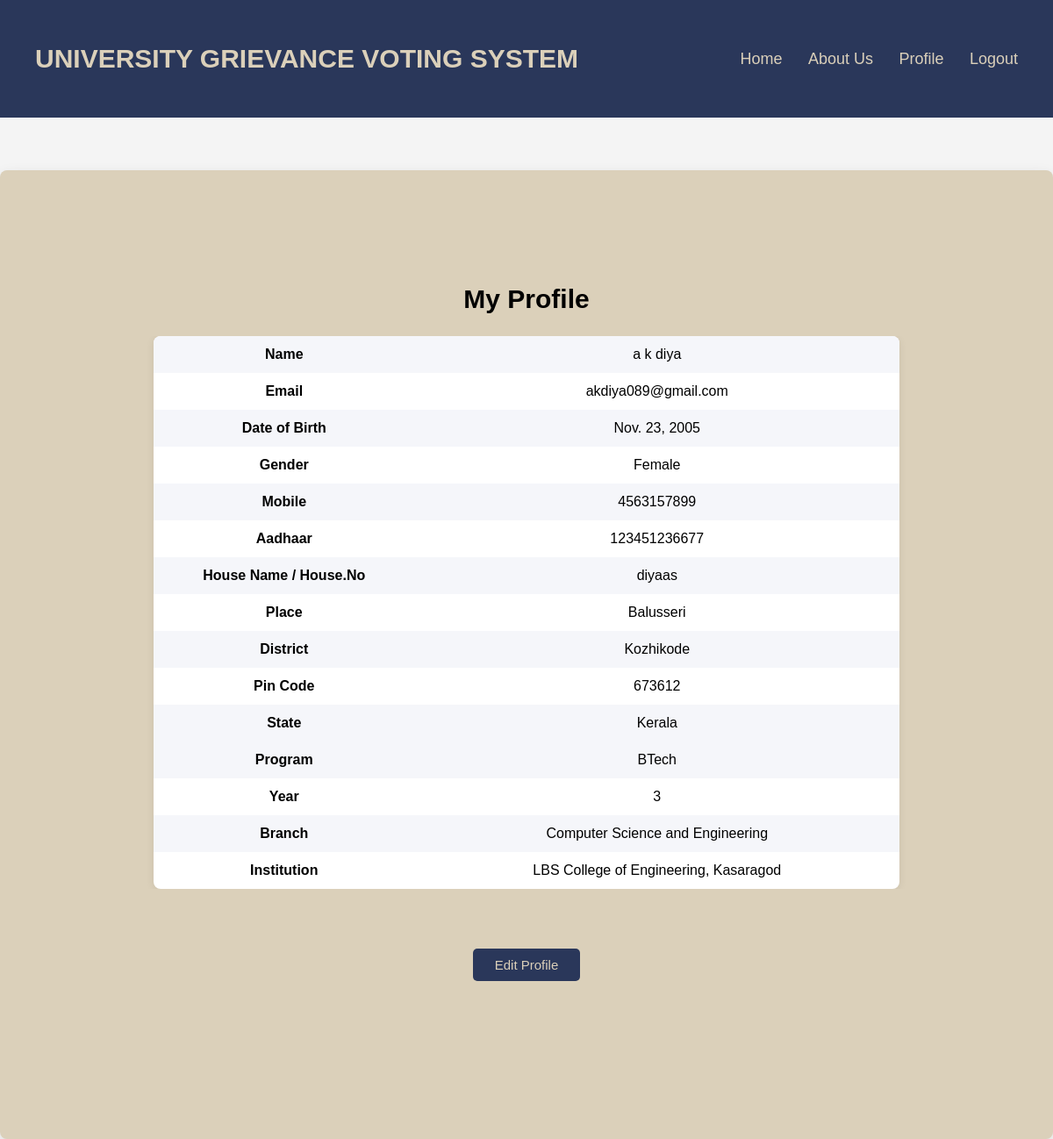
The page /profile/ (signed in) on the database its author committed.
### accounts/models.py (models this page shows, shortened)
class StudentProfile(models.Model):
    GENDER_CHOICES = (
        ('Male', 'Male'),
        ('Female', 'Female'),
        ('Other', 'Other'),
    )
    PROGRAM_CHOICES = (
        ('BTech', 'BTech'),
        ('MTech', 'MTech'),
        ('MCA', 'MCA'),
        ('BCA', 'BCA'),
    )
    BRANCH_CHOICES = (
        ('CSE', 'CSE'),
        ('Mech', 'Mech'),
        ('ECE', 'ECE'),
        ('EEE', 'EEE'),
        ('IT', 'IT'),
        ('CE', 'CE'),
    )
    YEAR_CHOICES = (('1', '1'), ('2', '2'), ('3', '3'), ('4', '4'))
    user = models.OneToOneField(CustomUser, on_delete=models.CASCADE)
    name = models.CharField(max_length=100)
    gender = models.CharField(max_length=10, choices=GENDER_CHOICES)
    dob = models.DateField()
    mobile = models.CharField(max_length=10)
    aadhaar = models.CharField(max_length=12)
    house_name = models.CharField(max_length=200)
    place = models.CharField(max_length=200)
    district = models.CharField(max_length=100)
    pin_code = models.CharField(max_length=6)
    state = models.CharField(max_length=100)
    program = models.CharField(max_length=20, choices=PROGRAM_CHOICES)
    year = models.CharField(max_length=20, choices=YEAR_CHOICES)
    branch = models.CharField(max_length=100, choices=BRANCH_CHOICES)
    institution = models.CharField(max_length=255)

class CustomUser(AbstractUser):
    username = None  # remove username completely
    email = models.EmailField(unique=True)
    ROLE_CHOICES = (
        ('student', 'Student'),
        ('admin', 'Admin'),
    )
    role = models.CharField(max_length=20, choices=ROLE_CHOICES, default='student')
    is_verified = models.BooleanField(default=False)
    USERNAME_FIELD = 'email'
    REQUIRED_FIELDS = []
    objects = CustomUserManager()

### accounts/views.py (the view)
# urls.py: path("profile/", views.profile_view, name="profile"),
@login_required
def profile_view(request):
    if getattr(request.user, "role", None) != "student":
        return redirect("dashboard")
    profile, created = StudentProfile.objects.get_or_create(user=request.user)
    return render(request, "profile.html", {"profile": profile})

### templates/profile.html
{% extends 'base.html' %}
{% block content %}
<div class="home-box">
<h2 style="font-size:30px; margin-bottom:25px; text-align:center;">
    My Profile
</h2>
<div style="overflow-x:auto;">
<table style="
        width:100%;
        max-width:850px;
        margin:auto;
        border-collapse:collapse;
        background:white;
        border-radius:8px;
        overflow:hidden;
        box-shadow:0 2px 10px rgba(0,0,0,0.08);
    ">
    <tbody>
        <tr style="background:#f5f6fa;">
            <td style="padding:12px 15px; width:35%; font-weight:600;">
                Name
            </td>
            <td style="padding:12px 15px;">
                {{ profile.name }}
            </td>
        </tr>
        <tr>
            <td style="padding:12px 15px; font-weight:600;">Email</td>
            <td style="padding:12px 15px;">{{ request.user.email }}</td>
        </tr>
        <tr style="background:#f5f6fa;">
            <td style="padding:12px 15px; font-weight:600;">Date of Birth</td>
            <td style="padding:12px 15px;">{{ profile.dob }}</td>
        </tr>
        <tr>
            <td style="padding:12px 15px; font-weight:600;">Gender</td>
            <td style="padding:12px 15px;">{{ profile.gender }}</td>
        </tr>
        <tr style="background:#f5f6fa;">
            <td style="padding:12px 15px; font-weight:600;">Mobile</td>
            <td style="padding:12px 15px;">{{ profile.mobile }}</td>
        </tr>
        <tr>
            <td style="padding:12px 15px; font-weight:600;">Aadhaar</td>
            <td style="padding:12px 15px;">{{ profile.aadhaar }}</td>
        </tr>
        <tr style="background:#f5f6fa;">
            <td style="padding:12px 15px; font-weight:600;">House Name / House.No</td>
            <td style="padding:12px 15px;">{{ profile.house_name }}</td>
        </tr>
        <tr>
            <td style="padding:12px 15px; font-weight:600;">Place</td>
            <td style="padding:12px 15px;">{{ profile.place }}</td>
        </tr>
        <tr style="background:#f5f6fa;">
            <td style="padding:12px 15px; font-weight:600;">District</td>
            <td style="padding:12px 15px;">{{ profile.district }}</td>
        </tr>
        <tr>
            <td style="padding:12px 15px; font-weight:600;">Pin Code</td>
            <td style="padding:12px 15px;">{{ profile.pin_code }}</td>
        </tr>
        <tr style="background:#f5f6fa;">
           <td style="padding:12px 15px; font-weight:600;">State</td>
           <td style="padding:12px 15px;">{{ profile.state }}</td>
        </tr>
        <tr style="background:#f5f6fa;">
            <td style="padding:12px 15px; font-weight:600;">Program</td>
            <td style="padding:12px 15px;">{{ profile.program }}</td>
        </tr>
        <tr>
            <td style="padding:12px 15px; font-weight:600;">Year</td>
            <td style="padding:12px 15px;">{{ profile.year }}</td>
        </tr>
        <tr style="background:#f5f6fa;">
            <td style="padding:12px 15px; font-weight:600;">Branch</td>
            <td style="padding:12px 15px;">{{ profile.branch }}</td>
        </tr>
        <tr>
            <td style="padding:12px 15px; font-weight:600;">Institution</td>
            <td style="padding:12px 15px;">{{ profile.institution }}</td>
        </tr>
    </tbody>
</table>
</div>
<br>
<div style="text-align:center;">
    <a href="{% url 'edit_profile' %}">
        <button style="
                padding:10px 25px;
                font-size:15px;
                border-radius:5px;
            ">
            Edit Profile
        </button>
    </a>
</div>
</div>
{% endblock %}

### templates/base.html (shortened to what this page needs)
{% load static %}
<!DOCTYPE html>
<html>
<head>
    <link rel="stylesheet" href="{% static 'css/style.css' %}">
    <link rel="stylesheet" href="{% static 'css/auth.css' %}">
</head>
<body>
<div class="navbar">
    <div class="nav-left">
        UNIVERSITY GRIEVANCE VOTING SYSTEM
    </div>
    <div class="nav-right">
    <a href="/">Home</a>
    <a href="/about/">About Us</a>
    {% if user.is_authenticated %}
        <a href="{% url 'profile' %}">Profile</a>
        <a href="#" onclick="openLogoutModal(); return false;">Logout</a>
    {% else %}
        <a href="{% url 'login' %}">Login</a>
        <a href="{% url 'register' %}">Register</a>
    {% endif %}
</div>
</div>
<div class="container">
    {% block content %}
    {% endblock %}
</div>
</body>
</html>

### static/css/style.css (style rules this page uses)
* { margin: 0; padding: 0; box-sizing: border-box; }
body { font-family: Arial, sans-serif; background-color: #f4f4f4; }
.navbar { background-color: #2a375a; color: rgb(219, 208, 186); display: flex; justify-content: space-between; align-items: center; padding: 50px 40px; }
.nav-left { font-size: 30px; font-weight: bold; }
.nav-right a { margin-left: 25px; color: rgb(219, 208, 186); text-decoration: none; font-size: 18px; }
.container { width: 100%; display: flex; justify-content: center; padding-top: 80px; }
.home-box { text-align: center; background-color: rgb(219, 208, 186); padding: 130px; width: 1300px; border-radius: 8px; box-shadow: 0px 5px 15px rgba(0,0,0,0.1); }
button { padding: 25px 40px; background-color: #2a375a; color: rgb(219, 208, 186); border: none; cursor: pointer; margin: 50px; font-size: 30px; border-radius: 10px; }
.container { display: flex; justify-content: center; padding-top: 60px; }
h2 { text-align: center; margin-bottom: 50px; }

### rows shown on the page
StudentProfile: name "a k diya", dob "Nov. 23, 2005", gender "Female", mobile "4563157899", aadhaar "123451236677", house_name "diyaas", place "Balusseri", district "Kozhikode", pin_code "673612", state "Kerala", program "BTech", year "3", branch "Computer Science and Engineering", institution "LBS College of Engineering, Kasaragod"
CustomUser: user.email "akdiya089@gmail.com"
